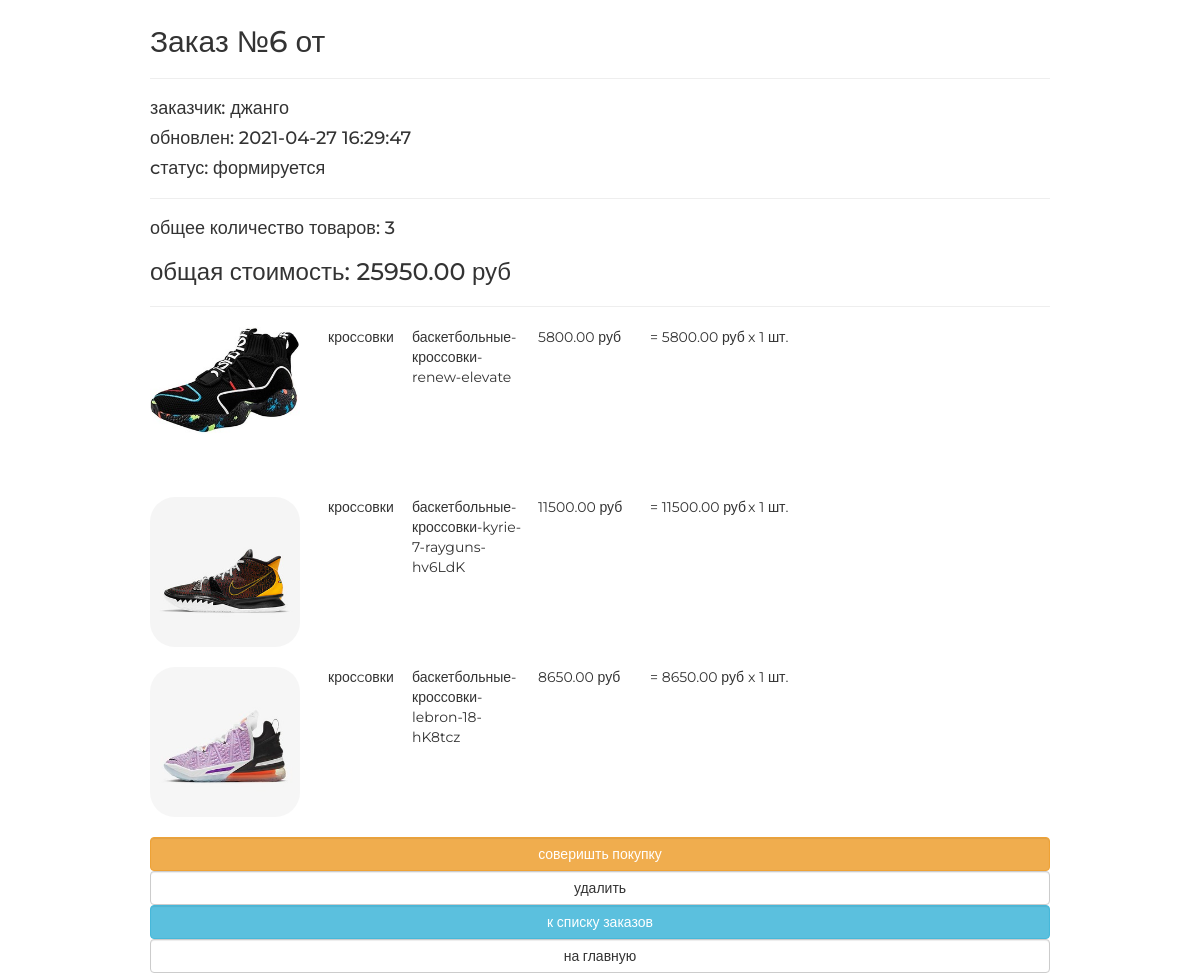
Screenshot of /orders/read/6/ (signed in) with the database file from the repository.
### ordersapp/models.py (models this page shows, shortened)
class Order(models.Model):
    STATUS_FORMING = 'F'
    STATUS_SENDED = 'S'
    STATUS_PAID = 'P'
    STATUS_DELAYED = 'D'
    STATUS_CHOICES = (
        (STATUS_FORMING, 'формируется'),
        (STATUS_SENDED, 'отправлен'),
        (STATUS_PAID, 'оплачен'),
        (STATUS_DELAYED, 'отменен'),
    )
    user = models.ForeignKey(get_user_model(),
                             on_delete=models.CASCADE,
                             related_name='orders')
    add_dt = models.DateTimeField('время',
                                  auto_now_add=True,
                                  db_index=True)
    update_dt = models.DateTimeField('время', auto_now=True,)
    status = models.CharField('статус', max_length=1,
                              choices=STATUS_CHOICES,
                              default=STATUS_FORMING,
                              db_index=True)
    is_active = models.BooleanField(verbose_name='активен',
                                    db_index=True,
                                    default=True)
    @cached_property
    def is_forming(self):
        return self.status == self.STATUS_FORMING
    @property
    def summary(self):
        items = self.items.all()
        return {
            'total_quantity': sum(map(lambda x: x.qty, items)),
            'total_cost': sum(map(lambda x: x.product_cost, items))
        }
    class Meta:
        ordering = ('-add_dt',)
        verbose_name = 'заказ'
        verbose_name_plural = 'заказы'

class OrderItem(models.Model):
    order = models.ForeignKey(Order,
                              on_delete=models.CASCADE,
                              related_name='items')
    product = models.ForeignKey(Product, on_delete=models.CASCADE)
    qty = models.PositiveIntegerField('количество', default=0)
    add_dt = models.DateTimeField('время', auto_now_add=True)
    update_dt = models.DateTimeField('время', auto_now=True)
    @cached_property
    def product_cost(self):
        return self.product.price * self.qty

### authapp/models.py (models this page shows, shortened)
class ShopUser(AbstractUser):
    age = models.PositiveIntegerField('возраст', null=True)
    avatar = models.ImageField(upload_to='avatars', blank=True)
    activate_code = models.CharField(max_length=128, blank=True)
    registration_start_time = models.DateTimeField(
        auto_now_add=True, null=True)

### mainapp/models.py (models this page shows, shortened)
class Product(models.Model):
    category = models.ForeignKey(ProductCategory, on_delete=models.CASCADE)
    name = models.CharField('имя', max_length=64)
    image = models.ImageField(upload_to='products_images', blank=True)
    description = models.TextField('описание', blank=True)
    short_desc = models.CharField(
        'краткое описание', max_length=200, blank=True)
    price = models.DecimalField(
        'цена', max_digits=8, decimal_places=2, default=0)
    quantity = models.PositiveIntegerField('количество на складе', default=0)
    is_active = models.BooleanField('активность', db_index=True, default=True)
    class Meta:
        verbose_name = 'продукт'
        verbose_name_plural = 'продукты'
        ordering = ['name']

class ProductCategory(models.Model):
    name = models.CharField('имя', max_length=64)
    description = models.TextField('описание', blank=True)
    short_desc = models.CharField(
        'краткое описание', max_length=200, blank=True)
    is_active = models.BooleanField('активность', db_index=True, default=True)
    class Meta:
        verbose_name = 'категория продукта'
        verbose_name_plural = 'категории продукта'
        ordering = ['name']

### ordersapp/views.py (the view)
# urls.py: path('read/<int:pk>/', ordersapp.OrderDetail.as_view(), name='read'),
class OrderDetail(LoggedUserOnlyMixin, DetailView):
    model = Order

### mainapp/context_processors.py (called while the page is built)
def categories(request):
    return {
        'menu': ProductCategory.objects.filter(is_active=True)
    }

### mainapp/templatetags/my_tags.py (called while the page is built)
def media_folder_products(string):
    if not string:
        string = 'products_images/default.jpg'
    return f'{settings.MEDIA_URL}{string}'

### ordersapp/views.py (called while the page is built)
    @method_decorator(user_passes_test(lambda user: user.is_authenticated))
    def dispatch(self, request, *args, **kwargs):
        return super().dispatch(request, *args, **kwargs)

### ordersapp/templates/ordersapp/order_detail.html
{% extends "ordersapp/base.html" %}
{% load static %}
{% load my_tags %}
{% block container %}
    {% include 'ordersapp/includes/inc__order_summary.html' %}
    <div class="basket_list">
        {% for item in object.items.all %}
            <div class="basket_record">
                <img src="{{ item.product.image|media_folder_products }}"
                     alt="{{ item.product.short_desc }}">
                <span class="category_name">{{ item.product.category.name }}</span>
                <span class="product_name">{{ item.product.name }}</span>
                <span class="product_price">{{ item.product.price }}&nbspруб</span>
                <span class="product_quantitiy">x {{ item.qty }} шт.</span>
                <span class="product_cost"> = {{ item.product_cost }}&nbspруб</span>
            </div>
        {% endfor %}
    </div>
    {% include 'ordersapp/includes/inc__order_actions.html' %}
{% endblock %}

### ordersapp/templates/ordersapp/includes/inc__order_summary.html (shortened to what this page needs)
{% if object.pk %}
    <div class="h2">Заказ №{{ object.pk }} от {{ object.created|date:"Y-m-d H:i:s" }}</div>
    <hr>
    <div class="h4">заказчик: {{ user.last_name }} {{ user.first_name }} </div>
    <div class="h4">обновлен: {{ object.update_dt|date:"Y-m-d H:i:s" }}</div>
    <div class="h4">cтатус: {{ object.get_status_display }}</div>
    <hr>
    {% with object.summary as summary %}
        <div class="h4">
            общее количество товаров: <span class="order_total_quantity">{{ summary.total_quantity }}</span>
        </div>
        <div class="h3">
            общая стоимость: <span class="order_total_cost">{{ summary.total_cost }}</span> руб
        </div>
    {% endwith %}
{% endif %}
<hr>

### static/css/style.css (style rules this page uses)
* { margin: 0; padding: 0; }
.order_container img { display: block; float: left; width: 150px; border-radius: 25px; }
body { font-family: 'Montserrat', sans-serif; }
html, body { height: 100%; }
.basket_list span.category_name { margin-left: 2em; width: 5em; position: relative; display: block; float: left; }
.basket_list span.product_name { margin-left: 1em; width: 8em; position: relative; display: block; float: left; }
.basket_list span.product_price { margin-left: 1em; width: 7em; position: relative; display: block; float: left; }
.basket_list span.product_cost { margin-left: 1em; width: 7em; position: relative; display: block; float: left; }
.basket_list .basket_record { position: relative; display: block; height: 170px; float: none; }

### rows the page displays
Order: pk "6", update_dt "2021-04-27 16:29:47", status "формируется"
ShopUser: first_name "джанго"
OrderItem: product.image|media_folder_products (picture), product.category.name "кросcовки", product.name "баскетбольные-кроссовки-renew-elevate", product.price "5800.00", qty "1", product_cost "5800.00"
OrderItem: product.image|media_folder_products (picture), product.category.name "кросcовки", product.name "баскетбольные-кроссовки-kyrie-7-rayguns-hv6LdK", product.price "11500.00", qty "1", product_cost "11500.00"
OrderItem: product.image|media_folder_products (picture), product.category.name "кросcовки", product.name "баскетбольные-кроссовки-lebron-18-hK8tcz", product.price "8650.00", qty "1", product_cost "8650.00"

### other values shown
{{ summary.total_quantity }} "3"
{{ summary.total_cost }} "25950.00"
